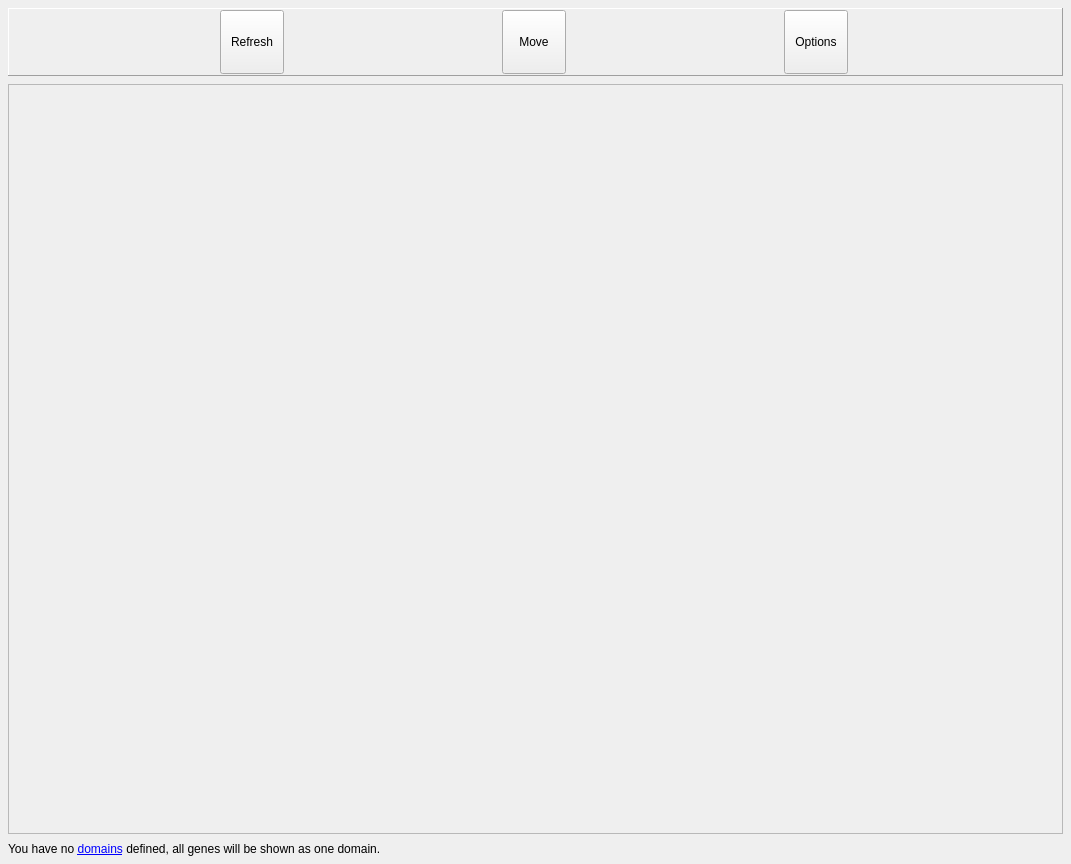
<?xml version="1.0" encoding="UTF-8"?>
<ui version="4.0">
 <class>Dialog</class>
 <widget class="QDialog" name="Dialog">
  <property name="geometry">
   <rect>
    <x>0</x>
    <y>0</y>
    <width>1071</width>
    <height>864</height>
   </rect>
  </property>
  <property name="windowTitle">
   <string>Dialog</string>
  </property>
  <layout class="QVBoxLayout" name="verticalLayout">
   <property name="spacing">
    <number>8</number>
   </property>
   <property name="leftMargin">
    <number>8</number>
   </property>
   <property name="topMargin">
    <number>8</number>
   </property>
   <property name="rightMargin">
    <number>8</number>
   </property>
   <property name="bottomMargin">
    <number>8</number>
   </property>
   <item>
    <widget class="QFrame" name="FRA_TOOLBAR">
     <property name="frameShape">
      <enum>QFrame::Panel</enum>
     </property>
     <property name="frameShadow">
      <enum>QFrame::Raised</enum>
     </property>
     <layout class="QHBoxLayout" name="horizontalLayout_23">
      <property name="spacing">
       <number>8</number>
      </property>
      <property name="leftMargin">
       <number>1</number>
      </property>
      <property name="topMargin">
       <number>1</number>
      </property>
      <property name="rightMargin">
       <number>1</number>
      </property>
      <property name="bottomMargin">
       <number>1</number>
      </property>
      <item>
       <widget class="QToolButton" name="BTN_REFRESH">
        <property name="minimumSize">
         <size>
          <width>64</width>
          <height>64</height>
         </size>
        </property>
        <property name="maximumSize">
         <size>
          <width>64</width>
          <height>64</height>
         </size>
        </property>
        <property name="toolTip">
         <string>&lt;html&gt;&lt;head/&gt;&lt;body&gt;&lt;p&gt;Switch to edge edit mode.&lt;/p&gt;&lt;/body&gt;&lt;/html&gt;</string>
        </property>
        <property name="statusTip">
         <string>Remove edge</string>
        </property>
        <property name="text">
         <string>Refresh</string>
        </property>
        <property name="icon">
         <iconset resource="../resources/resources.qrc">
          <normaloff>:/groot/refresh.svg</normaloff>:/groot/refresh.svg</iconset>
        </property>
        <property name="iconSize">
         <size>
          <width>32</width>
          <height>32</height>
         </size>
        </property>
        <property name="toolButtonStyle">
         <enum>Qt::ToolButtonTextUnderIcon</enum>
        </property>
       </widget>
      </item>
      <item>
       <widget class="QToolButton" name="BTN_ALIGN">
        <property name="minimumSize">
         <size>
          <width>64</width>
          <height>64</height>
         </size>
        </property>
        <property name="maximumSize">
         <size>
          <width>64</width>
          <height>64</height>
         </size>
        </property>
        <property name="text">
         <string>Move</string>
        </property>
        <property name="icon">
         <iconset resource="../resources/resources.qrc">
          <normaloff>:/groot/move.svg</normaloff>:/groot/move.svg</iconset>
        </property>
        <property name="iconSize">
         <size>
          <width>32</width>
          <height>32</height>
         </size>
        </property>
        <property name="toolButtonStyle">
         <enum>Qt::ToolButtonTextUnderIcon</enum>
        </property>
       </widget>
      </item>
      <item>
       <widget class="QToolButton" name="BTN_OPTIONS">
        <property name="minimumSize">
         <size>
          <width>64</width>
          <height>64</height>
         </size>
        </property>
        <property name="maximumSize">
         <size>
          <width>64</width>
          <height>64</height>
         </size>
        </property>
        <property name="text">
         <string>Options</string>
        </property>
        <property name="icon">
         <iconset resource="../resources/resources.qrc">
          <normaloff>:/groot/settings.svg</normaloff>:/groot/settings.svg</iconset>
        </property>
        <property name="iconSize">
         <size>
          <width>32</width>
          <height>32</height>
         </size>
        </property>
        <property name="toolButtonStyle">
         <enum>Qt::ToolButtonTextUnderIcon</enum>
        </property>
       </widget>
      </item>
     </layout>
    </widget>
   </item>
   <item>
    <widget class="QFrame" name="FRA_MAIN">
     <property name="sizePolicy">
      <sizepolicy hsizetype="Expanding" vsizetype="Expanding">
       <horstretch>0</horstretch>
       <verstretch>0</verstretch>
      </sizepolicy>
     </property>
     <property name="frameShape">
      <enum>QFrame::StyledPanel</enum>
     </property>
     <property name="frameShadow">
      <enum>QFrame::Raised</enum>
     </property>
    </widget>
   </item>
   <item>
    <widget class="QLabel" name="LBL_NO_DOMAINS">
     <property name="text">
      <string>&lt;html&gt;&lt;head/&gt;&lt;body&gt;&lt;p&gt;You have no &lt;a href=&quot;action:view_domains&quot;&gt;domains&lt;/a&gt; defined, all genes will be shown as one domain.&lt;/p&gt;&lt;/body&gt;&lt;/html&gt;</string>
     </property>
     <property name="style" stdset="0">
      <string>warning</string>
     </property>
    </widget>
   </item>
  </layout>
 </widget>
 <resources>
  <include location="../../../../../../intermake/intermake_qt/forms/designer/resource_files/resources.qrc"/>
  <include location="../resources/resources.qrc"/>
 </resources>
 <connections/>
</ui>
